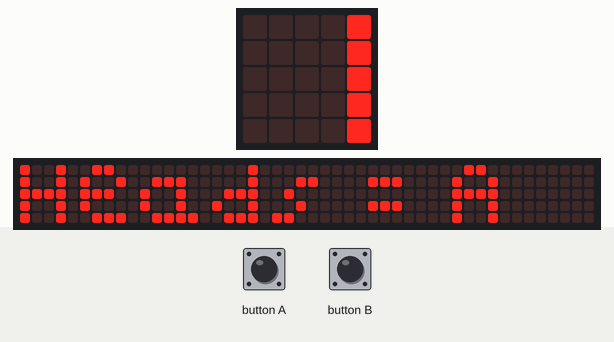
Simulated run of this program. Board: BBC micro:bit running MicroPython. On the bench: the board's 5×5 LED display, a strip that is not on the board, showing the scrolling text unrolled. Inputs (shaded band) come from the test bench. Random numbers come from a fixed seed; the 48×5 strip is a reading aid, not a part: it shows the text the display is scrolling, unrolled, one strip-width of it at a time.

Above: at 0.1 s.
At 13.1 s:
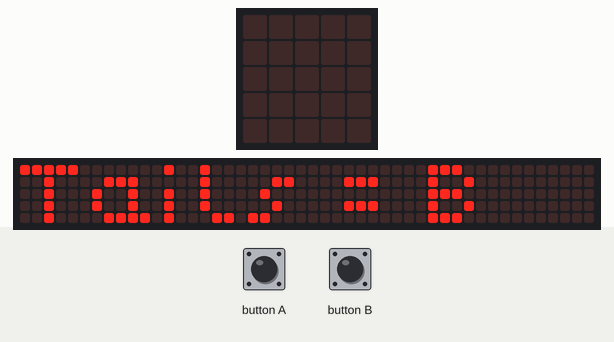
14.5 s: button A pressed for 0.15 s
At 14.57 s:
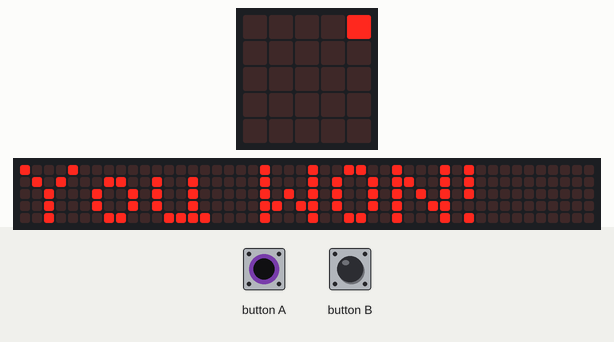

The program:

0009_heads_or_tails_game.py
```python
from random import randint
from microbit import display, button_a, button_b

display.scroll('Heads = A')
display.scroll('Tails = B')
random_number = randint(1, 2)

while True:
    if button_a.is_pressed():
        if random_number == 1:
            display.scroll('You WON!')
            break
        else:
            display.scroll('You Lost')
            break

    if button_b.is_pressed():
        if random_number == 2:
            display.scroll('You WON!')
            break
        else:
            display.scroll('You Lost')
            break
```

Measured:
- after the input at 14.5 s, the display: changes at once (image 2)
